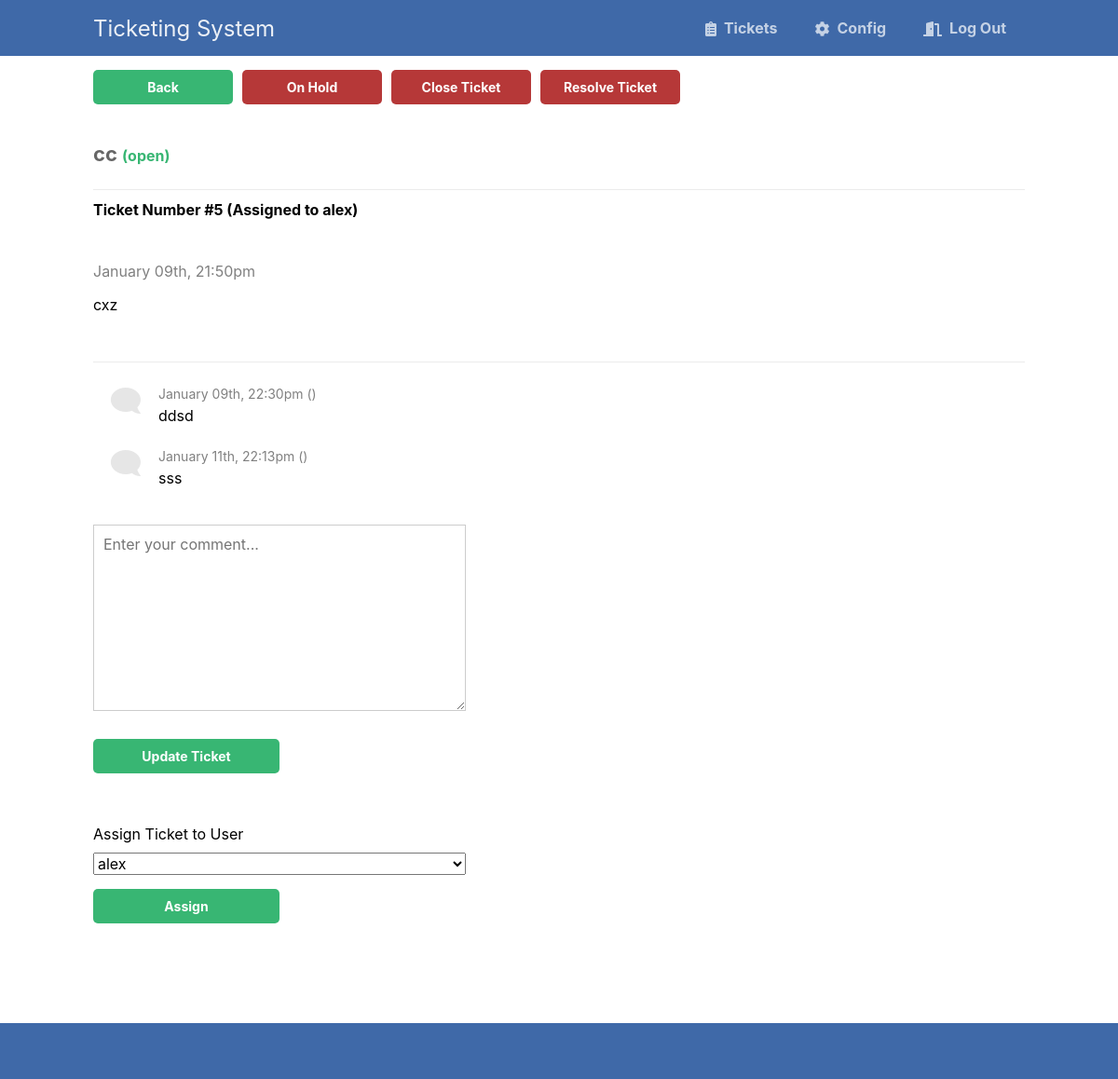
/admin/view.php?id=5 (signed in), run on the app's committed database.
### tables this page shows
CREATE TABLE `tickets` (
  `id` int(11) NOT NULL,
  `title` varchar(255) NOT NULL,
  `msg` text NOT NULL,
  `email` varchar(255) DEFAULT NULL,
  `created` datetime NOT NULL DEFAULT current_timestamp(),
  `status` enum('open','closed','resolved','hold') NOT NULL DEFAULT 'open',
  `assigned` varchar(50) DEFAULT NULL,
  `resolved` datetime DEFAULT NULL,
  `department` varchar(250) DEFAULT NULL,
  `location` varchar(250) DEFAULT NULL,
  `source` varchar(200) DEFAULT NULL,
  `category` varchar(250) DEFAULT NULL
);

CREATE TABLE `tickets_comments` (
  `id` int(11) NOT NULL,
  `ticket_id` int(11) NOT NULL,
  `msg` text NOT NULL,
  `created` datetime NOT NULL DEFAULT current_timestamp(),
  `assigned` varchar(50) DEFAULT NULL
);

### admin/view.php (the view, shortened to what this page needs)
<?php
include '../inc/functions.php';
$pdo = pdo_connect_mysql();
$stmt = $pdo->prepare('SELECT * FROM tickets WHERE id = ?');
$stmt->execute([ $_GET['id'] ]);
$ticket = $stmt->fetch(PDO::FETCH_ASSOC);
$stmt = $pdo->prepare('SELECT * FROM tickets_comments WHERE ticket_id = ?');
$stmt->execute([ $_GET['id'] ]);
$comments = $stmt->fetchAll(PDO::FETCH_ASSOC);
$pdo = pdo_connect_mysql();
$stmt = $pdo->prepare('SELECT * FROM users WHERE status="active"');
$stmt->execute();
$users = $stmt->fetchAll(PDO::FETCH_ASSOC);
?>
<?=template_header('Ticket')?>
<div class="content view">
	<div class="btns">
		<a href="javascript:window.history.back();" class="btn" >Back</a>
		<?php
		if ($ticket['status']=="hold")
		{
			?>
			<a href="view.php?id=<?=$_GET['id']?>&status=open" class="btn">Remove Hold</a>
		<?php
		}
		else
		{
			?>
			<a href="view.php?id=<?=$_GET['id']?>&status=hold" class="btn red">On Hold</a>
		<?php
		}
		?>
	<a href="view.php?id=<?=$_GET['id']?>&status=closed" class="btn red">Close Ticket</a>
        <a href="view.php?id=<?=$_GET['id']?>&status=resolved" class="btn red">Resolve Ticket</a>
  </div>
	<h2><?=htmlspecialchars($ticket['title'], ENT_QUOTES)?>
	<span class="<?=$ticket['status']?>">(<?=$ticket['status']?>)</span></h2>
	<h1>Ticket Number <?php echo("#".$ticket['id']) ?>
	<?php
		if ($ticket['assigned']==null)
		{
			echo (" (Currently not assigned)");
		}
		else
		{
		echo(" (Assigned to ".$ticket['assigned'].")");
		}
		?>
</h1>
    <div class="ticket">
        <p class="created"><?=date('F dS, G:ia', strtotime($ticket['created']))?></p>
        <p class="msg"><?=nl2br(htmlspecialchars($ticket['msg'], ENT_QUOTES))?></p>
    </div>
    <div class="comments">
        <?php foreach($comments as $comment): ?>
        <div class="comment">
            <div>
                <i class="fas fa-comment fa-2x"></i>
            </div>
            <p>
                <span><?=date('F dS, G:ia', strtotime($comment['created']));  echo (" (".$comment['assigned'].")");?></span>
                <?=nl2br(htmlspecialchars($comment['msg'], ENT_QUOTES))?>
            </p>
        </div>
        <?php endforeach; ?>
        <form action="" method="post">
            <textarea name="msg" placeholder="Enter your comment..."></textarea>
            <input type="submit" value="Update Ticket">
        </form>
	<form action="" method="post">
		<label for="email">Assign Ticket to User</label>
		<select name="assigned" id="assigned">
		<?php
		foreach($users as $user):
			if ($ticket['assigned']==$user['username'])
			{
				echo ('<option selected>'.$user['username'].'</option>');
			}
			else
			{
			echo ('<option>'.$user['username'].'</option>');
			}
        endforeach;
		?>
		</select>
            <input type="submit" value="Assign">
        </form>
    </div>
</div>
<?=template_footer()?>

### admin/style.css (style rules this page uses)
* { box-sizing: border-box; font-family: -apple-system, BlinkMacSystemFont, "segoe ui", roboto, oxygen, ubuntu, cantarell, "fira sans", "droid sans", "helvetica neue", Arial, sans-serif; font-size: 16px; -webkit-font-smoothing: antialiased; -moz-osx-font-smoothing: grayscale; }
body { background-color: #FFFFFF; margin: 0; }
.content { width: 1000px; margin: 0 auto; }
.content h2 { margin: 0; padding: 25px 0; font-size: 22px; border-bottom: 1px solid #ebebeb; color: #666666; }
.btns { display: flex; }
.btns .btn { display: inline-block; text-decoration: none; background-color: #38b673; font-weight: bold; font-size: 14px; border-radius: 5px; color: #FFFFFF; padding: 10px 15px; margin: 15px 10px 15px 0; width: 150px; text-align: center; }
.btns .btn.red { background-color: #b63838; display: block; width: 150px; text-align: center; }
.view h2 .open, .view h2 .resolved { color: #38b673; }
.view .ticket { padding: 20px 0; }
.view .ticket .created { color: gray; }
.view .comments { margin-top: 15px; border-top: 1px solid #ebebeb; padding: 25px 0; }
.view .comments .comment { display: flex; padding-bottom: 5px; }
.view .comments .comment div { display: flex; align-items: flex-start; justify-content: center; width: 70px; color: #e6e6e6; transform: scaleX(-1); }
.view .comments .comment p { margin: 0 0 20px 0; }
.view .comments .comment p span { display: flex; font-size: 14px; padding-bottom: 5px; color: gray; }
.create form, .view form { padding: 15px 0; display: flex; flex-flow: column; width: 400px; }
.create form label, .view form label { display: inline-flex; width: 100%; padding: 10px 0; margin-right: 25px; }
.create form input, .create form textarea, .view form input, .view form textarea { padding: 10px; width: 100%; margin-right: 25px; margin-bottom: 15px; border: 1px solid #cccccc; }
.create form textarea, .view form textarea { height: 200px; }
.create form input[type="submit"], .view form input[type="submit"] { display: block; background-color: #38b673; border: 0; font-weight: bold; font-size: 14px; color: #FFFFFF; cursor: pointer; width: 200px; margin-top: 15px; border-radius: 5px; }

### data on the page
tickets: title "cc", status "open", id "5", assigned "alex", created "January 09th, 21:50pm", msg "cxz"
tickets_comments: created "January 09th, 22:30pm", msg "ddsd"
tickets_comments: created "January 11th, 22:13pm", msg "sss"

### other printed values
form field assigned "alex"
